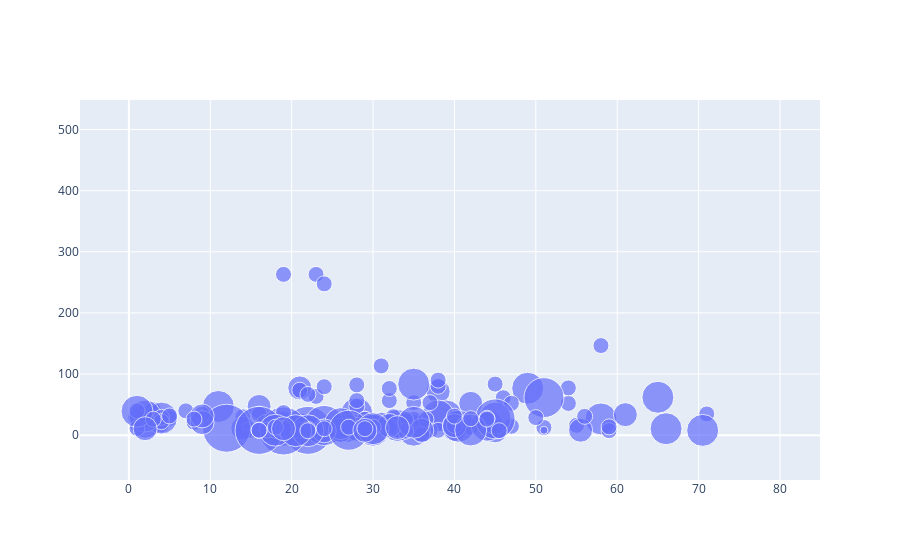

Notebook source saved alongside this figure:
### Code cell
import plotly.graph_objects as go
fig= go.Figure()
fig.add_trace(go.Scatter(x= titanic.age, y=titanic.fare, mode="markers", marker_size=8*tip["size"]))
fig.show()

### Figure 1 — Plotly figure (JSON) as saved in the notebook; plotly's stock layout.template omitted (floating-point values rounded to 4 significant figures; data arrays with more than 128 entries replaced by an {"elided": "..."} marker saying what was removed)
{"data": [{"marker": {"size": {"elided": "244 int values"}}, "mode": "markers", "type": "scatter", "x": {"elided": "891 float values"}, "y": {"elided": "891 float values"}}], "layout": {"autosize": true, "xaxis": {"autorange": true, "range": [-5.459, 84.8], "type": "linear"}, "yaxis": {"autorange": true, "range": [-146.1, 559.4], "type": "linear"}}}
